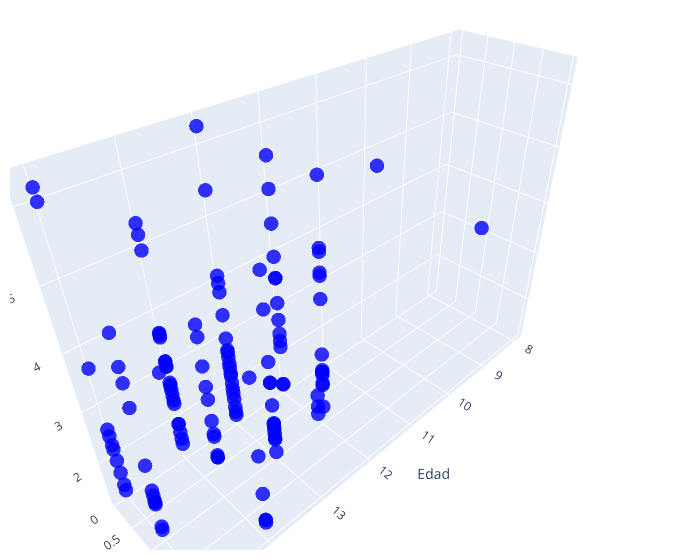

Notebook code for this chart:
### Code cell
fig = go.Figure(data=[go.Scatter3d(
    x=df['G03Q01'],
    y=df['genero_num'],
    z=df['intentos'],
    mode='markers',
    marker=dict(
        size=5,
        color='blue',
        opacity=0.8
    )
)])

fig.update_layout(scene=dict(
    xaxis_title='Edad',
    yaxis_title='Genero',
    zaxis_title='Intentos'),
    width=700,
    margin=dict(r=20, b=10, l=10, t=10))

fig.show()

### Figure 1 — Plotly figure (JSON) as saved in the notebook; plotly's stock layout.template omitted (floating-point values rounded to 4 significant figures; data arrays with more than 128 entries replaced by an {"elided": "..."} marker saying what was removed)
{"data": [{"marker": {"color": "blue", "opacity": 0.8, "size": 5}, "mode": "markers", "type": "scatter3d", "x": {"elided": "133 int values"}, "y": {"elided": "133 int values"}, "z": {"elided": "133 float values"}}], "layout": {"margin": {"b": 10, "l": 10, "r": 20, "t": 10}, "scene": {"xaxis": {"title": {"text": "Edad"}}, "yaxis": {"title": {"text": "Genero"}}, "zaxis": {"title": {"text": "Intentos"}}}, "width": 700}}
